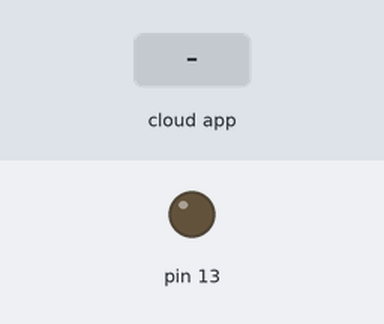
Recording of a sketch running on a simulated Arduino Uno, built with avr-gcc and run on an emulated ATmega328P. On the bench: output pins drawn as LEDs (lit = HIGH). The inputs (shaded band) are chosen by the test bench. The ROS host is connected and sends only what is stated.

Above: at 1.2 s.
1.3 s: the phone or cloud app sets toggle_electromag to 1
At 1.7 s:
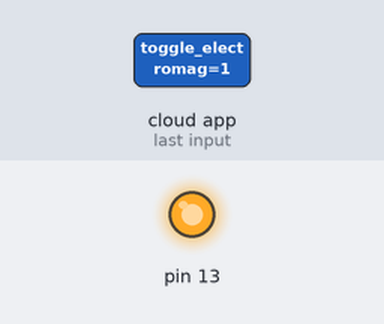
2.8 s: the phone or cloud app sets toggle_electromag to 0
At 4.0 s:
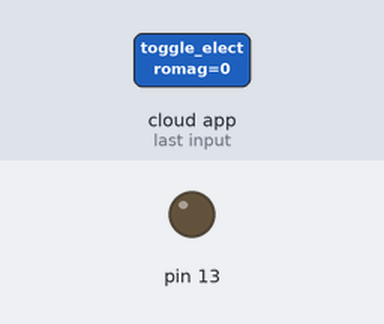
Timing chart, 0 to 5.8 s (numbered marks = the images above; inputs shaded):
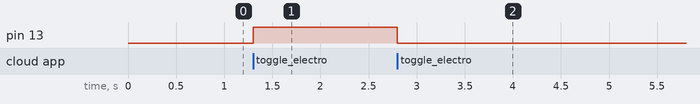

Measured:
- after the input at 1.3 s, pin 13: LOW → HIGH at once
- after the input at 2.8 s, pin 13: HIGH → LOW at once

The sketch:

ros_magnet_controller.ino
```cpp
#include <ros.h>

#include <std_msgs/Bool.h>

ros::NodeHandle nh;

void messageCb( const std_msgs::Bool& toggle_msg){
  if (toggle_msg.data == true)
  {
    digitalWrite(13, HIGH);   // Turn on the electromagnet
  }
  else
  {
    digitalWrite(13, LOW);   // Turn off the electromagnet
  }
}

ros::Subscriber<std_msgs::Bool> sub("toggle_electromag", &messageCb );

void setup()
{
  pinMode(13, OUTPUT);
  nh.initNode();
  nh.subscribe(sub);
}

void loop()
{
  nh.spinOnce();
  delay(1);
}
```
